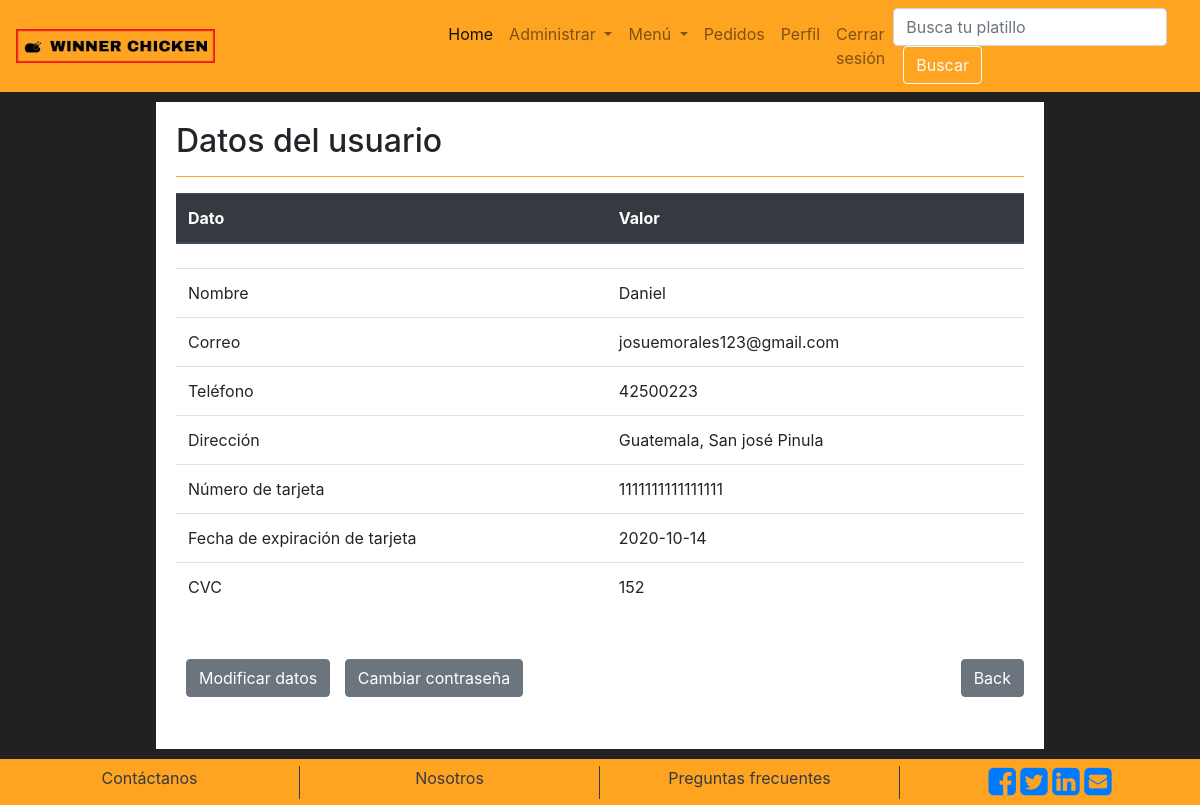
The page /perfil.php (signed in) on the database its author committed.
### tables this page shows
CREATE TABLE `usuario` (
  `id_usuario` int(11) NOT NULL,
  `nombre` varchar(50) NOT NULL,
  `contraseña` varchar(10) NOT NULL,
  `correo` varchar(50) NOT NULL,
  `telefono` int(8) NOT NULL,
  `direccion` varchar(50) NOT NULL,
  `tarjeta` varchar(16) NOT NULL,
  `exp_tarjeta` date DEFAULT NULL,
  `CVC` int(11) NOT NULL,
  `tipo_usuario` int(11) NOT NULL,
  `activa` int(5) DEFAULT NULL,
  `ultima_conexion` date DEFAULT NULL
);

### perfil.php (the view, shortened to what this page needs)
<!DOCTYPE html>
<html lang="en">
<head>
    <link rel="stylesheet" href="https://stackpath.bootstrapcdn.com/bootstrap/4.4.1/css/bootstrap.min.css">
    <link rel="stylesheet" href="https://cdnjs.cloudflare.com/ajax/libs/font-awesome/4.7.0/css/font-awesome.min.css">
    <link rel="stylesheet" href="css/main.css">
</head>
<body>
<?php
          include "header.php"
            ?>
  <div class="container">
    <div class="register">
    <h2>Datos del usuario</h2>
    <hr>
    <table class="table">
          <thead class="thead-dark">
            <tr>
              <th >Dato</th>
              <th >Valor</th>
            </tr>
    </thead>
          <tbody>
              <th scope="row">
              </th>
              <?php
                  if(isset($_SESSION['id'])){
                    $id_usuario= $_SESSION['id'];
                    $buscar=$pdo->prepare('SELECT * FROM restaurante.usuario WHERE id_usuario=:_id');
                    $buscar->execute(array(
                        ':_id'=> $id_usuario
                    ));
                    $resultado=$buscar->fetch();
                };
                ?>
              <tr>
              <td>Nombre</td>
              <td><?php echo $resultado['nombre'];?></td>
             </tr>
             <tr>
              <td>Correo</td>
              <td><?php echo $resultado['correo'];?></td>
             </tr>
             <tr>
              <td>Teléfono</td>
              <td><?php echo $resultado['telefono'];?></td>
             </tr>
             <tr>
              <td>Dirección</td>
              <td><?php echo $resultado['direccion'];?></td>
             </tr>
             <tr>
              <td>Número de tarjeta</td>
              <td><?php echo $resultado['tarjeta'];?></td>
             </tr>
             <tr>
              <td>Fecha de expiración de tarjeta</td>
              <td><?php echo $resultado['exp_tarjeta'];?></td>
             </tr>
             <tr>
              <td>CVC</td>
              <td><?php echo $resultado['CVC'];?></td>
             </tr>
          </tbody>
        </table>
        <div class="padd ">
        <a class="btn btn-secondary input" href="updateD.php"> Modificar datos</a>
        <a class="btn btn-secondary input" href="updateC.php"> Cambiar contraseña</a>
        <a class="btn btn-secondary back" href="home.php">Back</a>
        </div>
    </div>
  </div>
<?php
          include "footer.php"
            ?>
</body>
</html>

### css/main.css (style rules this page uses)
.register { background-color: white; padding: 20px; margin: 10px; }
hr { border: 1px solid #f1f1f1; margin-bottom: 25px; }
.btn { margin-left: 10px; }
.register { width: 80%; margin: 0 auto; margin-top: 10px; margin-bottom: 10px; }
.back { float: right; }
body { background-color: #212121; }
hr { margin-top: 1rem; margin-bottom: 1rem; border: 0; border-top: 1px solid #ffa420; }
.padd { padding-top: 2rem; padding-bottom: 2rem; }

### rows shown on the page
usuario: nombre "Daniel", correo "josuemorales123@gmail.com", telefono "42500223", direccion "Guatemala, San josé Pinula", tarjeta "1111111111111111", exp_tarjeta "2020-10-14", CVC "152"
